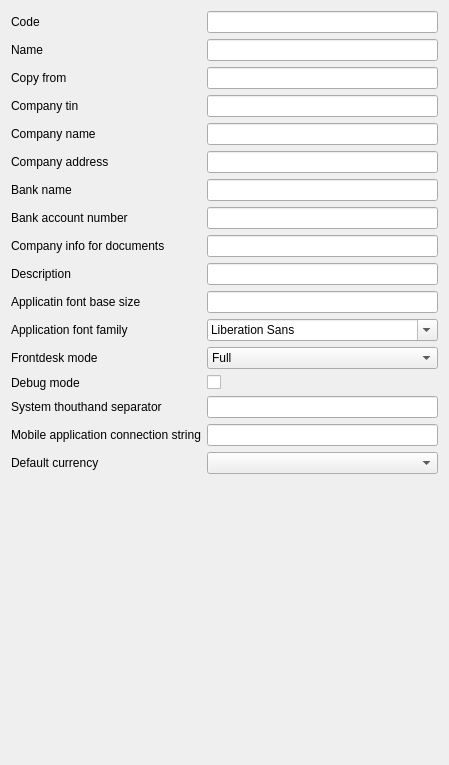
         <widget class="QWidget" name="tab">
          <attribute name="title">
           <string>Main</string>
          </attribute>
          <layout class="QGridLayout" name="gridLayout_3">
           <item row="16" column="0">
            <widget class="QLabel" name="label_215">
             <property name="text">
              <string>Default currency</string>
             </property>
            </widget>
           </item>
           <item row="5" column="0">
            <widget class="QLabel" name="label_125">
             <property name="text">
              <string>Company address</string>
             </property>
            </widget>
           </item>
           <item row="15" column="0">
            <widget class="QLabel" name="label_107">
             <property name="text">
              <string>Mobile application connection string</string>
             </property>
            </widget>
           </item>
           <item row="7" column="0">
            <widget class="QLabel" name="label_124">
             <property name="text">
              <string>Bank account number</string>
             </property>
            </widget>
           </item>
           <item row="4" column="0">
            <widget class="QLabel" name="label_113">
             <property name="text">
              <string>Company name</string>
             </property>
            </widget>
           </item>
           <item row="4" column="1">
            <widget class="C5LineEditWithSelector" name="leCompanyname"/>
           </item>
           <item row="0" column="1">
            <widget class="C5LineEditWithSelector" name="leCode">
             <property name="Field" stdset="0">
              <string>f_id</string>
             </property>
             <property name="Primary" stdset="0">
              <bool>true</bool>
             </property>
            </widget>
           </item>
           <item row="9" column="1">
            <widget class="C5LineEditWithSelector" name="lineEdit_3">
             <property name="Field" stdset="0">
              <string>f_description</string>
             </property>
            </widget>
           </item>
           <item row="15" column="1">
            <widget class="C5LineEdit" name="leMobileAppConStr">
             <property name="maxLength">
              <number>1</number>
             </property>
             <property name="Tag" stdset="0">
              <number>114</number>
             </property>
            </widget>
           </item>
           <item row="0" column="0">
            <widget class="QLabel" name="label_14">
             <property name="text">
              <string>Code</string>
             </property>
            </widget>
           </item>
           <item row="3" column="1">
            <widget class="C5LineEditWithSelector" name="leCompanyTin"/>
           </item>
           <item row="6" column="1">
            <widget class="C5LineEditWithSelector" name="leCompanyBank"/>
           </item>
           <item row="10" column="1">
            <widget class="C5LineEdit" name="leFDFontSize">
             <property name="Tag" stdset="0">
              <number>28</number>
             </property>
            </widget>
           </item>
           <item row="16" column="1">
            <widget class="C5ComboBox" name="cbDefaultCurrency">
             <property name="Tag" stdset="0">
              <string>116</string>
             </property>
            </widget>
           </item>
           <item row="1" column="1">
            <widget class="C5LineEditWithSelector" name="leSettingsName">
             <property name="Field" stdset="0">
              <string>f_name</string>
             </property>
            </widget>
           </item>
           <item row="13" column="0">
            <widget class="QLabel" name="label_79">
             <property name="text">
              <string>Debug mode</string>
             </property>
            </widget>
           </item>
           <item row="6" column="0">
            <widget class="QLabel" name="label_123">
             <property name="text">
              <string>Bank name</string>
             </property>
            </widget>
           </item>
           <item row="3" column="0">
            <widget class="QLabel" name="label_122">
             <property name="text">
              <string>Company tin</string>
             </property>
            </widget>
           </item>
           <item row="2" column="0">
            <widget class="QLabel" name="label_47">
             <property name="text">
              <string>Copy from</string>
             </property>
            </widget>
           </item>
           <item row="17" column="1">
            <spacer name="verticalSpacer_3">
             <property name="orientation">
              <enum>Qt::Orientation::Vertical</enum>
             </property>
             <property name="sizeHint" stdset="0">
              <size>
               <width>20</width>
               <height>280</height>
              </size>
             </property>
            </spacer>
           </item>
           <item row="11" column="0">
            <widget class="QLabel" name="label_90">
             <property name="text">
              <string>Application font family</string>
             </property>
            </widget>
           </item>
           <item row="9" column="0">
            <widget class="QLabel" name="label_16">
             <property name="text">
              <string>Description</string>
             </property>
            </widget>
           </item>
           <item row="1" column="0">
            <widget class="QLabel" name="label_15">
             <property name="text">
              <string>Name</string>
             </property>
            </widget>
           </item>
           <item row="14" column="0">
            <widget class="QLabel" name="label_99">
             <property name="text">
              <string>System thouthand separator</string>
             </property>
            </widget>
           </item>
           <item row="12" column="1">
            <widget class="C5ComboBox" name="cbFronDeskMode">
             <property name="Tag" stdset="0">
              <number>33</number>
             </property>
             <item>
              <property name="text">
               <string>Full</string>
              </property>
             </item>
             <item>
              <property name="text">
               <string>Waiter</string>
              </property>
             </item>
             <item>
              <property name="text">
               <string>Shop</string>
              </property>
             </item>
            </widget>
           </item>
           <item row="13" column="1">
            <widget class="C5CheckBox" name="chDebugMode">
             <property name="text">
              <string/>
             </property>
             <property name="Tag" stdset="0">
              <number>83</number>
             </property>
            </widget>
           </item>
           <item row="8" column="0">
            <widget class="QLabel" name="label_114">
             <property name="text">
              <string>Company info for documents</string>
             </property>
            </widget>
           </item>
           <item row="14" column="1">
            <widget class="C5LineEdit" name="leSystemThouthandSeparator">
             <property name="maxLength">
              <number>1</number>
             </property>
             <property name="Tag" stdset="0">
              <number>106</number>
             </property>
            </widget>
           </item>
           <item row="12" column="0">
            <widget class="QLabel" name="label_35">
             <property name="text">
              <string>Frontdesk mode</string>
             </property>
            </widget>
           </item>
           <item row="5" column="1">
            <widget class="C5LineEditWithSelector" name="leCompanyAddress"/>
           </item>
           <item row="8" column="1">
            <widget class="C5LineEditWithSelector" name="leCompanyInfo"/>
           </item>
           <item row="11" column="1">
            <widget class="QFontComboBox" name="fnApp">
             <property name="Tag" stdset="0">
              <number>97</number>
             </property>
            </widget>
           </item>
           <item row="10" column="0">
            <widget class="QLabel" name="label_32">
             <property name="text">
              <string>Applicatin font base size</string>
             </property>
            </widget>
           </item>
           <item row="7" column="1">
            <widget class="C5LineEditWithSelector" name="leCompanyBankAccount"/>
           </item>
           <item row="2" column="1">
            <widget class="C5LineEditWithSelector" name="leCopyFrom"/>
           </item>
          </layout>
         </widget>
